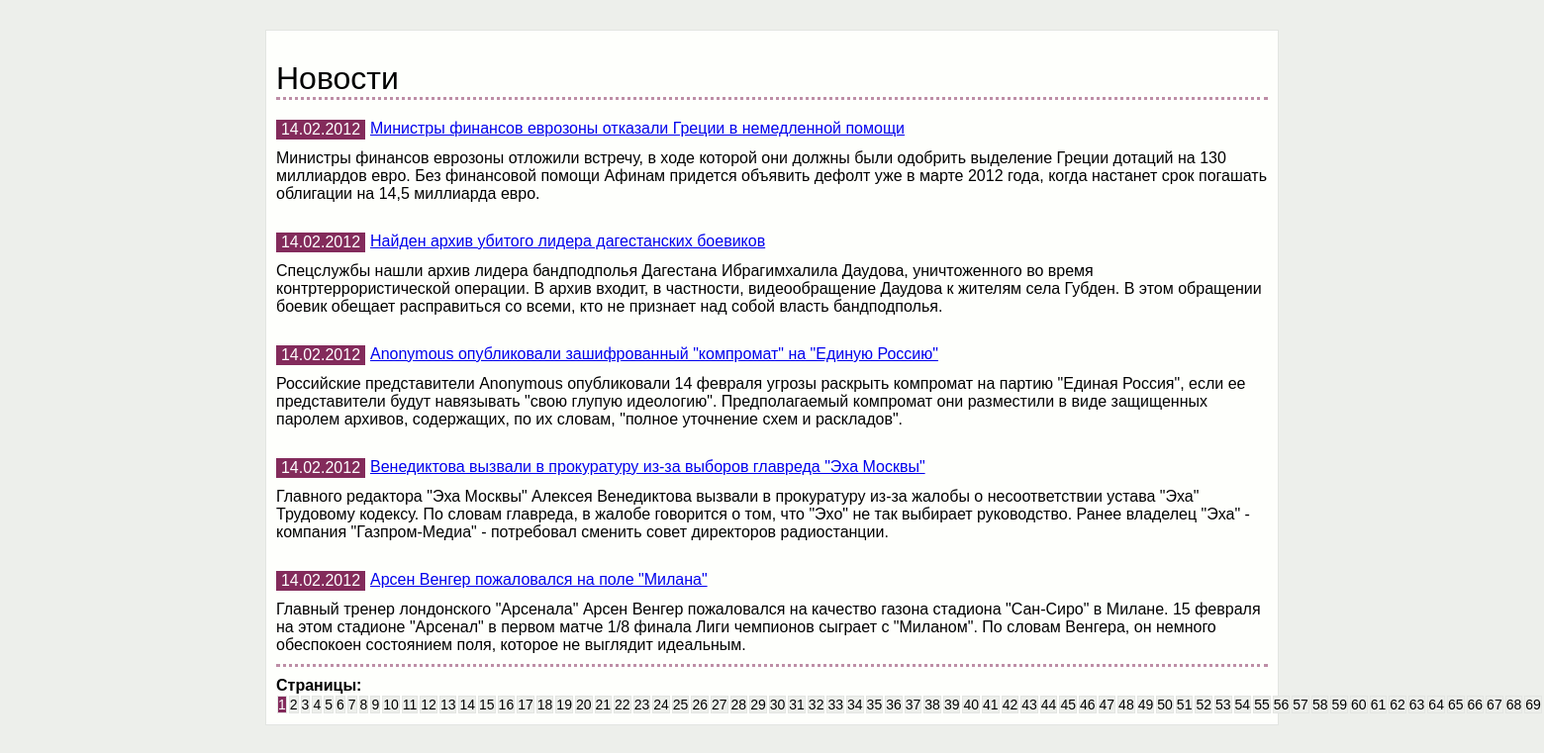
Page /news.php on the committed database.
### tables this page shows
CREATE TABLE `news` (
  `id` int(11) UNSIGNED NOT NULL,
  `idate` int(11) UNSIGNED NOT NULL DEFAULT '0',
  `title` varchar(250) NOT NULL DEFAULT '',
  `announce` text,
  `content` text
);

### controllers/NewsController.php (called while the page is built, shortened)
<?php
include_once ROOT . '\models\News.php';
class NewsController
{
    public function actionIndex()
    {
        $newsList = News::getNewsList();
        $countPages = News::getCountPageWithNews();
        require_once(ROOT . '\views\news\index.php');
        return true;
    }
}

### components/RouterW.php (called while the page is built, shortened)
<?php
class RouterW
{
    public function run($actionName, $paramenters)
    {
        $controllerObject = new NewsController();
        $result = call_user_func(array($controllerObject, $actionName), $paramenters);
    }
}

### models/News.php (called while the page is built, shortened)
<?php
class News
{
    public static function getCountPageWithNews()
    {
        $connect = Connect::getConnection();
        $result = $connect->query("SELECT COUNT(*) FROM news");
        $result->setFetchMode(PDO::FETCH_NUM);
        $countNews = $result->fetch();
        $countNewsOnPage = (int) $countNews[0];
        $countNewsOnPage = ceil($countNewsOnPage / 5);
        return $countNewsOnPage;
    }
    public static function getNewsList()
    {
        $newsList = array();
        $connect = Connect::getConnection();
        $result = $connect->query(
            'SELECT id, idate, title, announce '
            . 'FROM news '
            . 'ORDER BY idate DESC '
            . 'LIMIT 5'
        );
        $i = 0;
        while($row = $result->fetch()) {
            $newsList[$i]['id'] = $row['id'];
            $newsList[$i]['idate'] = $row['idate'];
            $newsList[$i]['title'] = $row['title'];
            $newsList[$i]['announce'] = $row['announce'];
            $i++;
        }
        return $newsList;
    }
}

### views/news/index.php (the view, shortened to what this page needs)
<!DOCTYPE html>
    <head>
        <link rel="stylesheet" href="/css/style.css" />
    </head>
    <body>
 	    <main>
            <h1>Новости</h1>
            <div class="all-news">
                <?php foreach ($newsList as $newsItem) :?>
                    <div class="news">
                        <div class="headline">
                            <div class="data"><?php echo date("d.m.Y", $newsItem['idate']); ?></div>
                            <a href="/view.php?id=<?= $newsItem['id']; ?>"><?= $newsItem['title']; ?></a>
                        </div>
                        <p><?= $newsItem['announce']; ?></p>
                    </div>
                <?php endforeach;?>
            </div>
            <h4>Страницы:</h4>
            <div сlass="list-page">
            <?php
            $i = 1;
            do {
                if (isset($page) && $page == $i)
                {
                    echo '<a class="page page-active" href="/news.php?page=' . $i . '">' . $i . '</a>';
                } elseif ($i == 1 && !isset($page)) {
                    echo '<a class="page page-active" href="/news.php?page=' . $i . '">' . $i . '</a>';
                } else {
                    echo '<a class="page" href="/news.php?page=' . $i . '">' . $i . '</a>';
                }
                $countPages--;
                $i++;
            } while ($countPages > 0);
            ?>
            </div>
        </main>
  <body>
</html>

### css/style.css (style rules this page uses)
* { padding: 0px; font-family: Arial, Helvetica, sans-serif; }
body { background-color: #edefeb; width: 1024px; margin-left: auto; margin-right: auto; }
main { margin: 30px 0 0 0; background-color: #fefffc; border: solid 1.5px #e3e5e2; padding: 10px; }
main h1 { margin: 20px 0 0 0; font-weight: normal; }
.all-news { border-color: #bd8ea6; border-style: dotted; border-left: 2px; border-right: 2px; }
.headline { display: flex; padding: 20px 0 0 0; }
.headline a { float: left; padding: 0 0 0 5px; }
.headline .data { float: left; width: 90px; height: 20px; line-height: 20px; background-color: #832b5b; color: white; text-align: center; }
.all-news p { margin: 0; padding: 0 0 10px 0; }
h4 { margin: 10px 0 0 0; }
.page { margin: 1px; width: 30.5px; height: 20px; line-height: 20px; text-align: center; font-size: 14px; text-decoration: none; background-color: #edefeb; color: black; border: solid 1.5px #e3e5e2; }
.page-active { background-color: #832b5b; color: white; }
.all-news p { padding: 10px 0; }

### rows in the picture
news: idate "14.02.2012", title "Министры финансов еврозоны отказали Греции в немедленной помощи", announce "Министры финансов еврозоны отложили встречу, в ходе которой они должны были одобрить выделение Греции дотаций на 130 миллиардов евро. Без финансовой помощи Афинам придется объявить дефолт уже в марте 2012 года, когда настанет срок погашать облигации на 14,5 миллиарда евро."
news: idate "14.02.2012", title "Найден архив убитого лидера дагестанских боевиков", announce "Спецслужбы нашли архив лидера бандподполья Дагестана Ибрагимхалила Даудова, уничтоженного во время контртеррористической операции. В архив входит, в частности, видеообращение Даудова к жителям села Губден. В этом обращении боевик обещает расправиться со всеми, кто не признает над собой власть бандподполья."
news: idate "14.02.2012", title "Anonymous опубликовали зашифрованный \"компромат\" на \"Единую Россию\"", announce "Российские представители Anonymous опубликовали 14 февраля угрозы раскрыть компромат на партию \"Единая Россия\", если ее представители будут навязывать \"свою глупую идеологию\". Предполагаемый компромат они разместили в виде защищенных паролем архивов, содержащих, по их словам, \"полное уточнение схем и раскладов\"."
news: idate "14.02.2012", title "Венедиктова вызвали в прокуратуру из-за выборов главреда \"Эха Москвы\"", announce "Главного редактора \"Эха Москвы\" Алексея Венедиктова вызвали в прокуратуру из-за жалобы о несоответствии устава \"Эха\" Трудовому кодексу. По словам главреда, в жалобе говорится о том, что \"Эхо\" не так выбирает руководство. Ранее владелец \"Эха\" - компания \"Газпром-Медиа\" - потребовал сменить совет директоров радиостанции."
news: idate "14.02.2012", title "Арсен Венгер пожаловался на поле \"Милана\"", announce "Главный тренер лондонского \"Арсенала\" Арсен Венгер пожаловался на качество газона стадиона \"Сан-Сиро\" в Милане. 15 февраля на этом стадионе \"Арсенал\" в первом матче 1/8 финала Лиги чемпионов сыграет с \"Миланом\". По словам Венгера, он немного обеспокоен состоянием поля, которое не выглядит идеальным."
